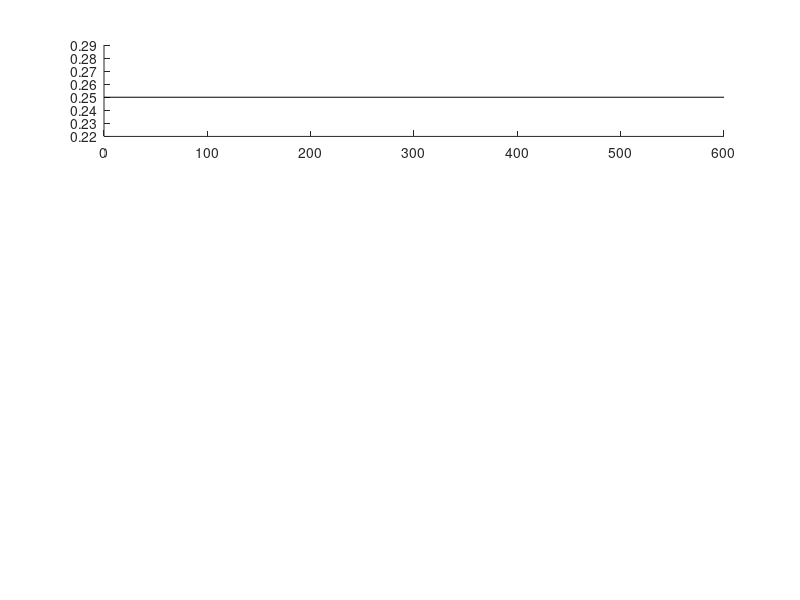

This figure's MATLAB source: (Note: this script raises an error after producing the figure.)
% plot conflict data Expt 1
clear all
addpath ExtraFns

load ConflictData_Expt1_sw

fhandle = figure(1); clf; hold on
    set(fhandle, 'Position', [600, 100, 300, 900]); % set size and loction on screen
    set(fhandle, 'Color','w') % set background color to white

subplot(4,1,1); hold on
plot(1000*[0 max(xplot)],[.25 .25],'k')
shadedErrorBar(1000*xplot,nanmean(d{1}.phit_spat),seNan(d{1}.phit_spat),'r',1)
plot(1000*xplot,nanmean(d{3}.congruent.phit_spat),'r--')
axis([0 1000*max(xplot) 0 1])
xlabel('Preparation Time')
ylabel('Proportion')

subplot(4,1,2); hold on
plot(1000*[0 max(xplot)],[.25 .25],'k')
shadedErrorBar(1000*xplot,nanmean(d{2}.phit_symb),seNan(d{2}.phit_symb),'b',1)
axis([0 1000*max(xplot) 0 1])
xlabel('Preparation Time')
ylabel('Proportion')

subplot(4,1,3); hold on
plot(1000*[0 max(xplot)],[.25 .25],'k')
shadedErrorBar(1000*xplot,nanmean(d{3}.phit_spat),seNan(d{3}.phit_spat),'r',1)
%shadedErrorBar(1000*xplot,nanmean(d{1}.phit_spat),seNan(d{1}.phit_spat),'r')
shadedErrorBar(1000*xplot,nanmean(d{3}.phit_symb),seNan(d{3}.phit_symb),'b',1)
%shadedErrorBar(1000*xplot,nanmean(d{2}.phit_symb),seNan(d{2}.phit_symb),'b')
axis([0 1000*max(xplot) 0 1])
xlabel('Preparation Time')
ylabel('Proportion')

subplot(4,1,4); hold on
plot(1000*[0 max(xplot)],[.25 .25],'k')
shadedErrorBar(1000*xplot,nanmean(d{3}.incongruent.phit_spat),seNan(d{3}.incongruent.phit_spat),'r',1)
%shadedErrorBar(1000*xplot,nanmean(d{1}.phit_spat),seNan(d{1}.phit_spat),'r')
shadedErrorBar(1000*xplot,nanmean(d{3}.incongruent.phit_symb),seNan(d{3}.incongruent.phit_symb),'b',1)
%shadedErrorBar(1000*xplot,nanmean(d{2}.phit_symb),seNan(d{2}.phit_symb),'b')
axis([0 1000*max(xplot) 0 1])
xlabel('Preparation Time')
ylabel('Proportion')

%% congruent/incongruent breakdown
fhandle = figure(2); clf; hold on
    set(fhandle, 'Position', [600, 100, 800, 300]); % set size and loction on screen
    set(fhandle, 'Color','w') % set background color to white
    
subplot(1,2,1); hold on
title('congruent trials')
plot(1000*[0 max(xplot)],[.25 .25],'k')
shadedErrorBar(1000*xplot,nanmean(d{3}.congruent.phit_spat),seNan(d{3}.congruent.phit_spat),'r')

subplot(1,2,2); hold on
title('incongruent trials')
plot(1000*[0 max(xplot)],[.25 .25],'k')
shadedErrorBar(1000*xplot,nanmean(d{3}.incongruent.phit_spat),seNan(d{3}.incongruent.phit_spat),'r')
shadedErrorBar(1000*xplot,nanmean(d{3}.incongruent.phit_symb),seNan(d{3}.incongruent.phit_symb),'b')
shadedErrorBar(1000*xplot,nanmean(1-d{3}.incongruent.phit_symb-d{3}.incongruent.phit_spat)/2,seNan(1-d{3}.incongruent.phit_spat-d{3}.incongruent.phit_symb)/2,'m')
plot(1000*xplot,nanmean(d{3}.congruent.phit_spat),'r--')
plot(1000*xplot,nanmean(d{2}.phit_symb),'b--')

%% individual subject data
fhandle = figure(3); clf; hold on
    set(fhandle, 'Position', [100, 100, 1600, 800]); % set size and loction on screen
    set(fhandle, 'Color','w') % set background color to white
    
for s=1:d{1}.Nsubjs
    subplot(2,4,s); hold on
    plot(1000*[0 max(xplot)],[.25 .25],'k')
    plot(1000*xplot,d{1}.phit_spat(s,:),'r--')
    plot(1000*xplot,d{2}.phit_symb(s,:),'b--')
    plot(1000*xplot,d{3}.incongruent.phit_spat(s,:),'r')
    plot(1000*xplot,d{3}.incongruent.phit_symb(s,:),'b')
    plot(1000*xplot,1-d{3}.incongruent.phit_symb(s,:)-d{3}.incongruent.phit_spat(s,:),'m')
end

%%
load Conflict_Expt1_FreeRT_compact
RTmax = .6;

figure(4); clf; hold on
subplot(4,1,1); hold on
xplot = [0:.001:RTmax];
plot(xplot,nanmean(d{1}.phit_spat),'r')
plot(xplot,nanmean(d_Free{1}.phit_spat(:,1:length(xplot))),'r--')

subplot(4,1,2); hold on
plot(xplot,nanmean(d{2}.phit_symb),'b')
plot(xplot,nanmean(d_Free{2}.phit_symb(:,1:length(xplot))),'b--')

subplot(4,1,3); hold on
plot(xplot,nanmean(d{3}.phit_spat),'r')
plot(xplot,nanmean(d_Free{3}.phit_spat(:,1:length(xplot))),'r--')
plot(xplot,nanmean(d{3}.phit_symb),'b')
plot(xplot,nanmean(d_Free{3}.phit_symb(:,1:length(xplot))),'b--')

%% raw scatter plots
ss = 1;

fhandle = figure(5); clf; hold on
    set(fhandle, 'Position', [100, 100, 1200, 700]); % set size and loction on screen
    set(fhandle, 'Color','w') % set background color to white
    for c=1:3
        subplot(3,3,3*c-2); hold on
        plot([0 600],[0 0],'k')
        plot([0 600],[45 45],'k')
        plot([0 600],[-45 -45],'k')
        rDir = d{c}.reachDir(ss,:);
        %rDir(rDir<-135) = rDir(rDir<-135)+180;
        plot(1000*d{c}.RT(ss,:),rDir,'.')
        
        xlim([0 600])
        ylim([-180 180])
        
        subplot(3,3,3*c-1); hold on
        plot([0 600],[0 0],'k')
        plot([0 600],[45 45],'k')
        plot([0 600],[-45 -45],'k')
        plot(1000*d{c}.RT(ss,:),d{c}.reachErr_spat(ss,:),'.')
        axis([0 600 -180 180])
        
        subplot(3,3,3*c); hold on
        plot([0 600],[0 0],'k')
        plot([0 600],[45 45],'k')
        plot([0 600],[-45 -45],'k')
        plot(1000*d{c}.RT(ss,:),d{c}.reachErr_symb(ss,:),'.')
        axis([0 600 -180 180])
    end
    
%% nice figures for poster
ss = 2;
fhandle = figure(5); clf; hold on
set(fhandle, 'Position', [100, 100, 1200, 700]); % set size and loction on screen
set(fhandle, 'Color','w') % set background color to white

subplot(3,3,3); hold on
%plot([0 600],[0 0],'color',.85*[1 1 1],'linewidth',40)
plot([0 600],[0 0],'k')
plot([0 600],[45 45],'k')
plot([0 600],[-45 -45],'k')
plot(1000*d{3}.RT(ss,:),d{3}.reachErr_spat(ss,:),'.','markersize',10)
axis([0 600 -180 180])
%yticks([-180 -90 0 90 180])
%yticklabels({'-180','-90','0','90','180'})
set(gca, 'YTick', [-180 -90 0 90 180])

subplot(3,3,4); hold on
plot([0 600],[0 0],'k')
plot([0 600],[45 45],'k')
plot([0 600],[-45 -45],'k')
plot(1000*d{1}.RT(ss,:),d{1}.reachErr_spat(ss,:),'.','markersize',10)
axis([0 600 -180 180])
set(gca, 'YTick', [-180 -90 0 90 180])

subplot(3,3,5); hold on
plot([0 600],[0 0],'k')
plot([0 600],[45 45],'k')
plot([0 600],[-45 -45],'k')
plot(1000*d{2}.RT(ss,:),d{2}.reachErr_symb(ss,:),'.','markersize',10)
axis([0 600 -180 180])
set(gca, 'YTick', [-180 -90 0 90 180])

subplot(3,3,6); hold on
plot([0 600],[0 0],'k')
plot([0 600],[45 45],'k')
plot([0 600],[-45 -45],'k')
plot(1000*d{3}.RT(ss,:),d{3}.reachErr_symb(ss,:),'.','markersize',10)
axis([0 600 -180 180])
set(gca, 'YTick', [-180 -90 0 90 180])

subplot(3,3,7); hold on
plot([0 600],[.25 .25],'k')
plot(1000*xplot,d{1}.phit_spat(ss,:),'r')
axis([0 600 0 1])
set(gca, 'YTick', [0 0.25 .5 .75 1])

subplot(3,3,8); hold on
plot([0 600],[.25 .25],'k')
plot(1000*xplot,d{2}.phit_symb(ss,:),'b')
axis([0 600 0 1])
set(gca, 'YTick', [0 0.25 .5 .75 1])

subplot(3,3,9); hold on
plot([0 600],[.25 .25],'k')
plot(1000*xplot,d{3}.phit_spat(ss,:),'r')
plot(1000*xplot,d{3}.phit_symb(ss,:),'b')
axis([0 600 0 1])
set(gca, 'YTick', [0 0.25 .5 .75 1])

%% plot peak velocities

% sliding window
for c=1:3
    for s=1:d{1}.Nsubjs
        d{c}.peakVel_sw(s,:) = sliding_window(d{c}.RT(s,:),d{c}.peakVel(s,:),xplot,.05);
        if(c==3)
            d{c}.congruent.peakVel_sw(s,:) = sliding_window(d{c}.congruent.RT(s,:),d{c}.congruent.peakVel(s,:),xplot,.05);
            d{c}.incongruent.peakVel_sw(s,:) = sliding_window(d{c}.incongruent.RT(s,:),d{c}.incongruent.peakVel(s,:),xplot,.05);
        end
    end
end

figure(6); clf; hold on

subplot(2,3,1); hold on
title('Spatial')
plot(xplot,nanmean(d{1}.phit_spat),'r')
axis([0 .6 0 1]);
xlabel('Prep time')
ylabel('p(success)')

subplot(2,3,2); hold on
title('Symbolic')
plot(xplot,nanmean(d{2}.phit_symb),'b')
axis([0 .6 0 1]);
xlabel('Prep time')
ylabel('p(success)')

subplot(2,3,3); hold on
title('Conflict')
plot(xplot,nanmean(d{3}.incongruent.phit_spat),'r')
plot(xplot,nanmean(d{3}.incongruent.phit_symb),'b')
plot(xplot,nanmean(d{3}.congruent.phit_spat),'r--')
axis([0 .6 0 1]);
xlabel('Prep time')
ylabel('p(success)')

for c=1:2
    subplot(2,3,c+3); hold on
    plot(xplot,nanmean(d{c}.peakVel_sw))
    xlim([0 .6])
    ylim([.005 .01])
    xlabel('Prep time')
    ylabel('peak velocity')
end
c=3;
    subplot(2,3,c+3); hold on
    plot(xplot,nanmean(d{c}.incongruent.peakVel_sw))
    plot(xplot,nanmean(d{c}.congruent.peakVel_sw),'--')
    xlim([0 .6])
    ylim([.005 .01])
        xlabel('Prep time')
    ylabel('peak velocity')
